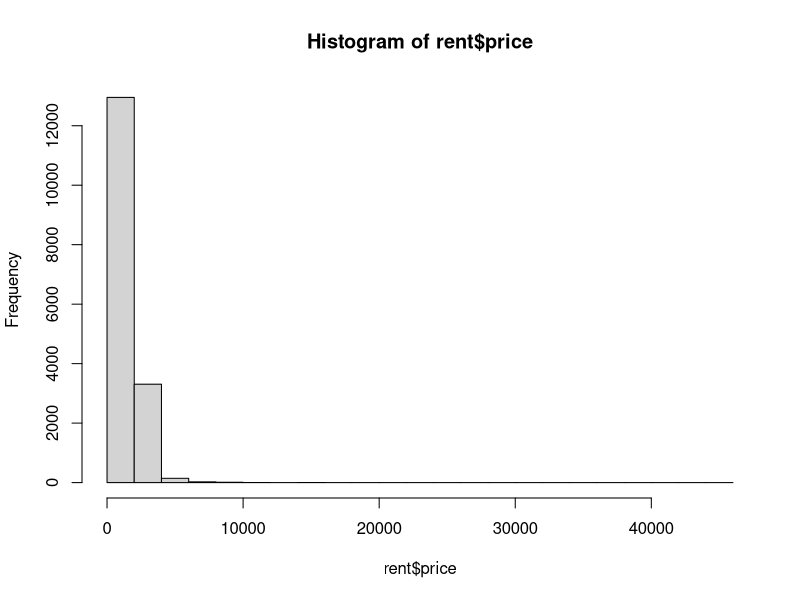
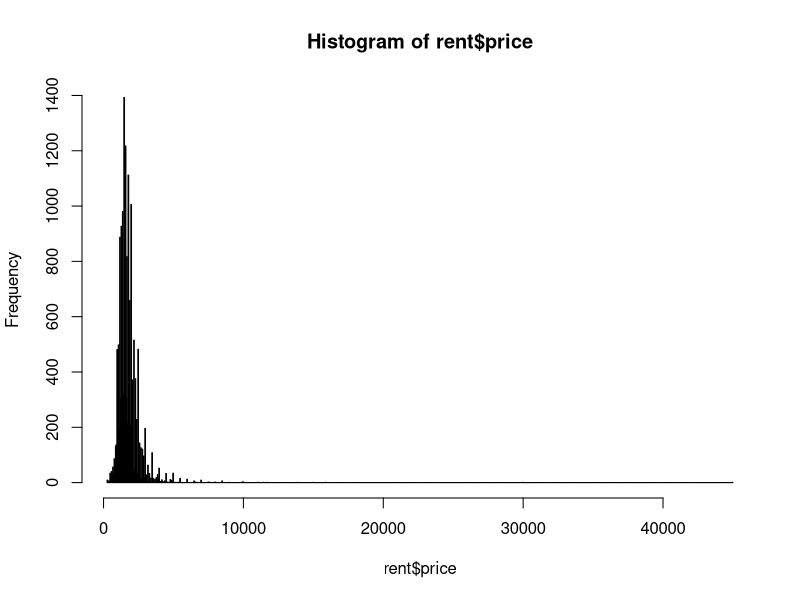
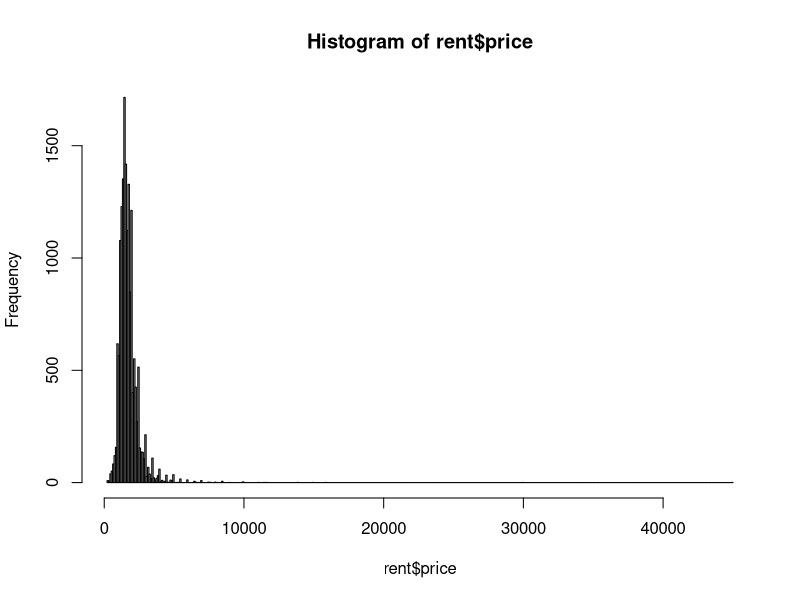
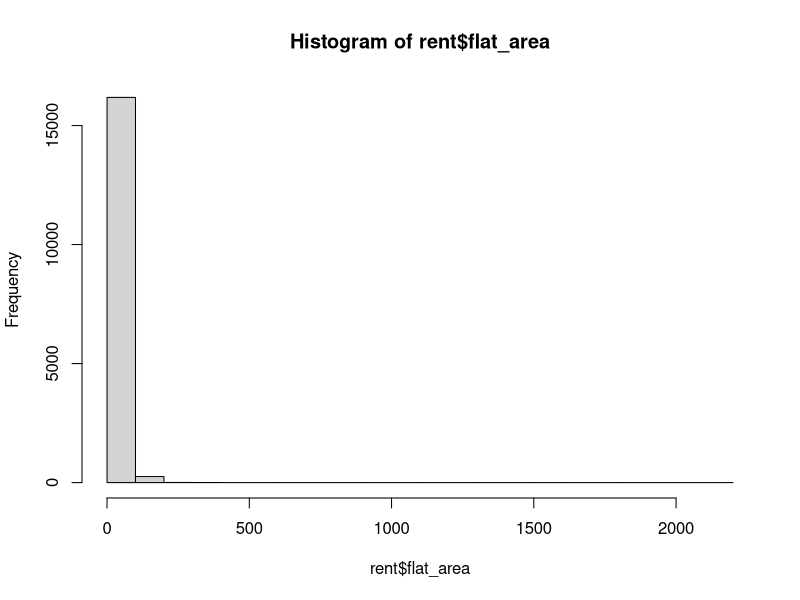
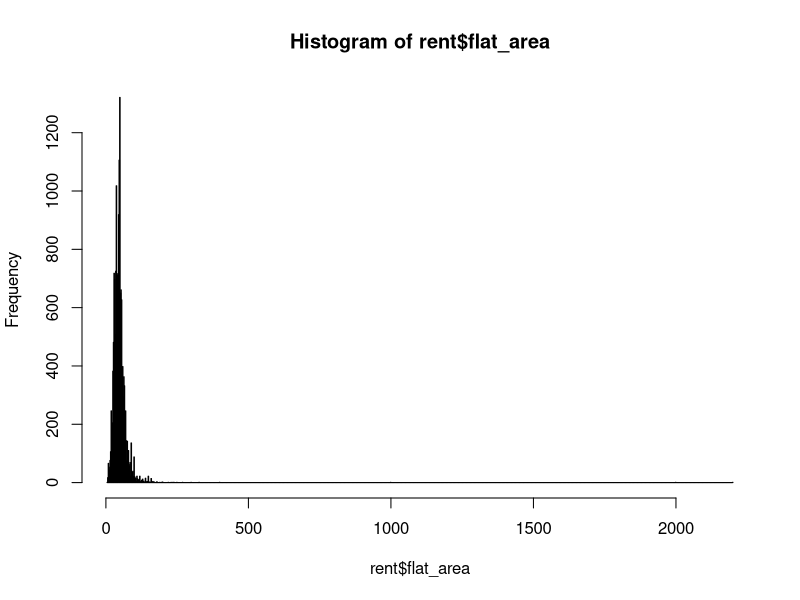
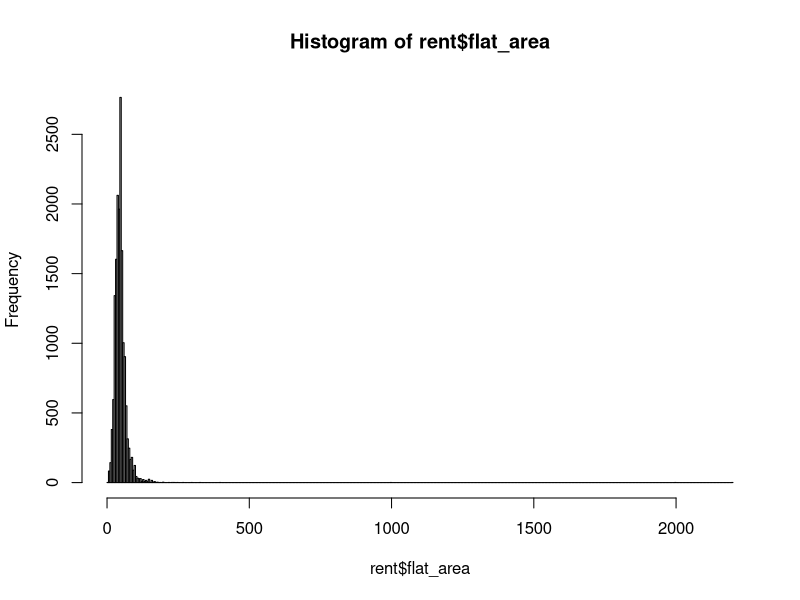
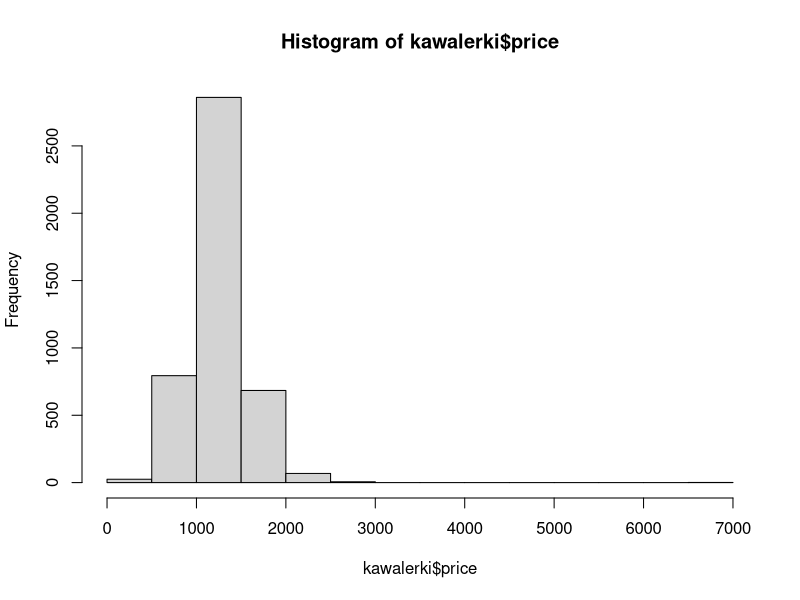
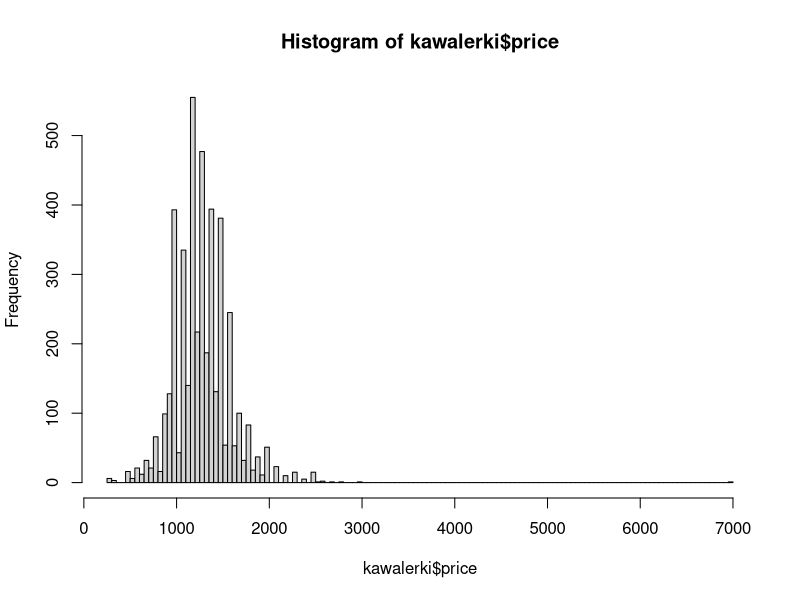

R code for these plots, in order:
## ---- chunk 1
library(readxl)
## ---- chunk 2
rent <- read_excel(path = "../data-raw/rent-poznan.xlsx")
rent <- as.data.frame(rent)
head(rent)
## ---- chunk 3
hist(rent$price)
hist(rent$price, breaks = "fd")
hist(rent$price, breaks = "scott")
## ---- chunk 4
hist(rent$flat_area)
hist(rent$flat_area, breaks = "fd")
hist(rent$flat_area, breaks = "scott")
## ---- chunk 5
kawalerki <- subset(rent, flat_rooms == 1)
hist(kawalerki$price)
hist(kawalerki$price, breaks = "fd")
## ---- chunk 6
boxplot(price ~ flat_for_students, data=kawalerki)
boxplot(price ~ quarter, data=kawalerki)
## ---- chunk 7
barplot(table(kawalerki$flat_for_students))
barplot(table(kawalerki$flat_area))
## ---- chunk 8
plot(kawalerki$flat_area, kawalerki$price,
     xlim = c(0, 70),
     ylim = c(0, 4000),
     xlab = "Powierzchnia",
     ylab = "Cena",
     main = "Zależność między powierzchnią i ceną")
